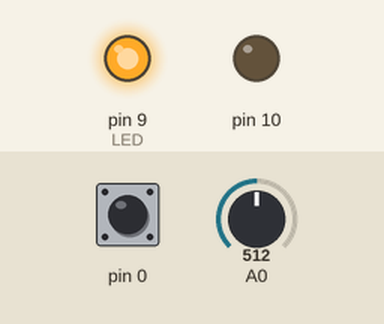
Simulated run of this sketch. Board: Teensy 4. Shown: output pins drawn as LEDs (lit = HIGH). Dashed ring = blinking. The inputs (shaded band) are chosen by the test bench; at power-on: pin 0 LOW, A0 = 512 (analog values on the 0–1023 scale). Storage starts empty; what the sketch prints to the serial monitor is not drawn.

Above: at 7.8 s.
7.9 s: pin 0 pulsed LOW 5 times (0.12 s each, 0.3 s apart)
At 59.6 s:
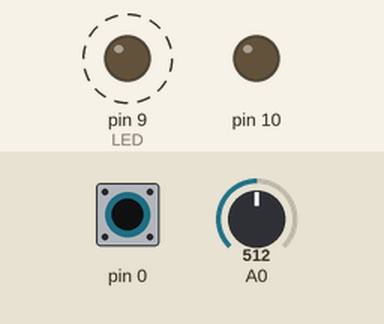
Timing chart, 0 to 69.1 s (numbered marks = the images above; inputs shaded):
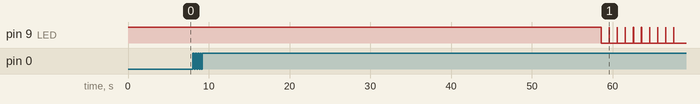

The sketch:

sketch_apr18c.ino
```cpp
#include<SD.h>
const int chipSelect = BUILTIN_SDCARD;
File dataFile;

IntervalTimer myTimer;
int Z;//accel
volatile int sw = LOW;
volatile unsigned long time_prev = 0, time_now;
unsigned long time_chat = 20;
const int num = 100;

float data [num];
volatile unsigned long blinkCount = 0; // use volatile for shared variables
int amari;
int m, k;
int hairetu = 0;

void setup() {
  attachInterrupt(0, keisoku, RISING);
  analogReadResolution(16);//kaizoudo
  pinMode(9, OUTPUT); //LED
  //attachInterrupt(0, keisoku, RISING);
  Serial.begin(9600);
  digitalWriteFast(9, HIGH);
  //myTimer.begin(ReadAnalog, 10000);  // 100 Hz

  Serial.print(F("Initializing SD card..."));
  pinMode(SS, OUTPUT);
  if (!SD.begin(chipSelect)) {
    Serial.println(F("Card failed, or not present"));
    // 失敗、何もしない
    while (1);
  }

  Serial.println(F("ok."));
  if (SD.exists("datalog.csv")) {
    SD.remove("datalog.csv");
    Serial.println(F("File exist! Remove File."));
  }
  //dataFile = SD.open("datalog.csv", FILE_WRITE);
  digitalWriteFast(9, HIGH);
}

void keisoku() {
  time_now = millis(); //現在の割り込み時刻を取得
  if ( time_now - time_prev > time_chat) {
    if ( sw == LOW )
      // myTimer.begin(ReadAnalog, 2000);  // 500 Hz
      myTimer.begin(ReadAnalog, 10000);  // 100 Hz
      logging();
    sw = !sw; //前回の割り込みから20[ms]以上経過ならば、スイッチの状態を切り替え
  }
  time_prev = time_now; //現在の割り込み時刻を前回の割り込み時刻へコピー
}

void logging(){
  delay(10000);
  for ( m = 0; m < 10; m++) {
    for ( k = 0; k < 100; k++) {
      //dataFile = SD.open("datalog.csv", FILE_WRITE);
      /* Serial.print("blinkCount = ");
        Serial.print(blinkCount);*/
      Serial.print("Number = ");
      Serial.print(k + 1 + 100 * m);
      Serial.print(",");
      Serial.println(data[k]);
      /*dataFile.print(k + 1 + 100 * m);
        dataFile.print(",");
        dataFile.println(data[k + 100 * m]);*/
      //i++;
    }
  }
}


void ReadAnalog() {
  amari = blinkCount % 100;
  Z = analogRead(A0);
  data [hairetu] = Z;
  blinkCount++;
  hairetu++;

  if (hairetu == 100) {
    hairetu = 1;
  }

  if (amari == 0 ) {
    digitalWriteFast(9, HIGH);
  }
  else {
    digitalWriteFast(9, LOW);
  }
  if (blinkCount >= 1000) {
    myTimer.end();
    Serial.println("Finished");
  }
}

int i = 0;
void loop() {
  //delay(10000);
  //dataFile = SD.open("datalog.csv", FILE_WRITE);

  //dataFile.close();
  delay(1000000);
}
```

Measured:
- after the input at 7.9 s, pin 9 (LED): alternates HIGH for 0.01 s and LOW for 0.99 s, 19 changes in all, then stays LOW, starting after 50.7 s
